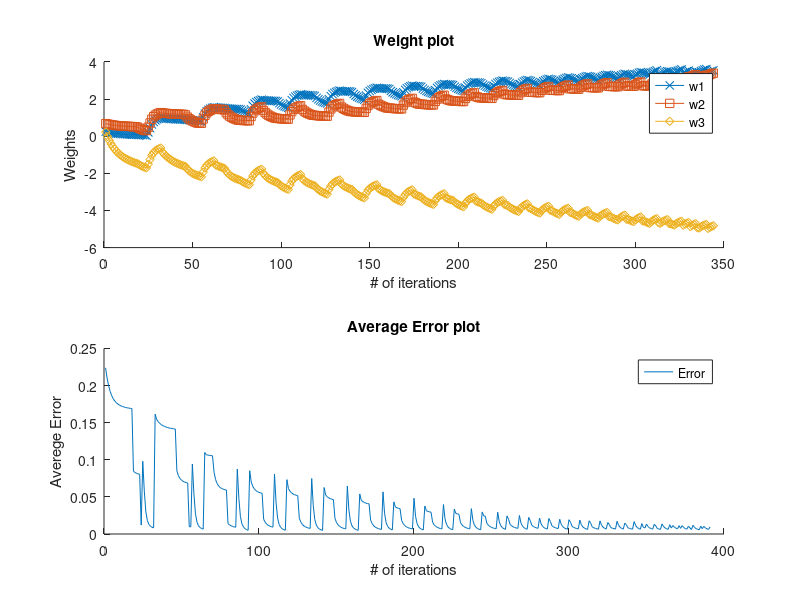

The MATLAB source for this figure:
W = [rand ;rand ;rand];
X = [.1 .1 1 ; .1 .9 1 ; .9 .1 1 ; .9 .9 1];
D = [.1 ; .1 ; .1 ; .9];
%D = [.1 ; .9 ; .9 ; .9];
E = [50 ; 50 ; 50 ; 50];
for i = 1:4
  a = X(i,1)*W(1) + X(i,2)*W(2) + X(i,3)*W(3);
  y = (1+exp(-a))^(-1);
  E(i) = (y - D(i))^2;
end
Wplot1 = [];
Wplot2 = [];
Wplot3 = [];
Eplot = [E(1)];
Wplot1 = [Wplot1,W(1)];
Wplot2 = [Wplot2,W(2)];
Wplot3 = [Wplot3,W(3)]; 
AvError = mean(E);
PlotAvError = [];
PlotAvError = [PlotAvError, AvError];
while AvError>.01
  for i = 1:4
    while E(i)>.01
      dw1 = 2.*(D(i)-y).*y.*(1-y).*X(i,1);
      dw2 = 2.*(D(i)-y).*y.*(1-y).*X(i,2);
      dw3 = 2.*(D(i)-y).*y.*(1-y).*X(i,3);
      W(1) = W(1) + dw1;
      W(2) = W(2) + dw2;
      W(3) = W(3) + dw3;
      a = X(i,1)*W(1) + X(i,2)*W(2) + X(i,3)*W(3);
      y = (1+exp(-a))^(-1);
      E(i) = (y - D(i))^2;
      Wplot1 = [Wplot1,W(1)];
      Wplot2 = [Wplot2,W(2)];
      Wplot3 = [Wplot3,W(3)];
      AvError = mean(E);
      PlotAvError = [PlotAvError,AvError];
    end
  end
  for i = 1:4
    a = X(i,1)*W(1) + X(i,2)*W(2) + X(i,3)*W(3);
    y = (1+exp(-a))^(-1);
    E(i) = (y - D(i))^2;
  end
  AvError = mean(E);
  PlotAvError = [PlotAvError,AvError];
end

Wstr = {"w1", "w2", "w3"};
Estr = {"Error"};
figure
subplot(2,1,1)
hold on;
plot(Wplot1,"x-",Wplot2,"s-",Wplot3,"d-")
xlabel("# of iterations")
ylabel("Weights")
title('Weight plot')
legend(Wstr{:})
subplot(2,1,2)
hold on;
plot(PlotAvError)
xlabel("# of iterations")
ylabel("Averege Error")
title('Average Error plot')
legend(Estr{:})